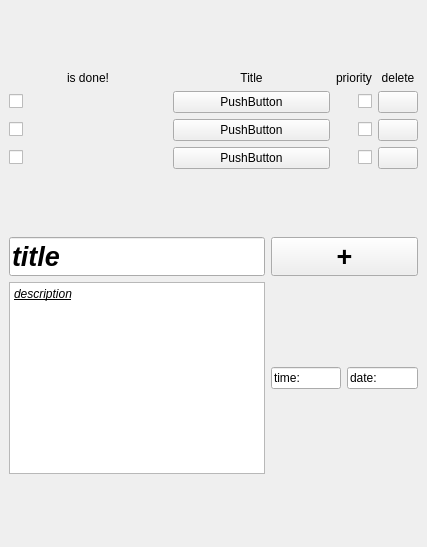
<?xml version="1.0" encoding="UTF-8"?>
<ui version="4.0">
 <class>MainWindow</class>
 <widget class="QMainWindow" name="MainWindow">
  <property name="geometry">
   <rect>
    <x>0</x>
    <y>0</y>
    <width>427</width>
    <height>547</height>
   </rect>
  </property>
  <property name="windowTitle">
   <string>MainWindow</string>
  </property>
  <widget class="QWidget" name="centralwidget">
   <layout class="QVBoxLayout" name="verticalLayout_2">
    <item>
     <layout class="QGridLayout" name="GL_tasks">
      <item row="2" column="1">
       <widget class="QPushButton" name="pushButton_5">
        <property name="text">
         <string>PushButton</string>
        </property>
       </widget>
      </item>
      <item row="3" column="0">
       <widget class="QCheckBox" name="checkBox_3">
        <property name="sizePolicy">
         <sizepolicy hsizetype="Minimum" vsizetype="Maximum">
          <horstretch>0</horstretch>
          <verstretch>0</verstretch>
         </sizepolicy>
        </property>
        <property name="text">
         <string/>
        </property>
       </widget>
      </item>
      <item row="1" column="3">
       <widget class="QPushButton" name="pushButton">
        <property name="sizePolicy">
         <sizepolicy hsizetype="Maximum" vsizetype="Maximum">
          <horstretch>0</horstretch>
          <verstretch>0</verstretch>
         </sizepolicy>
        </property>
        <property name="layoutDirection">
         <enum>Qt::LayoutDirection::RightToLeft</enum>
        </property>
        <property name="text">
         <string/>
        </property>
       </widget>
      </item>
      <item row="3" column="3">
       <widget class="QPushButton" name="pushButton_3">
        <property name="sizePolicy">
         <sizepolicy hsizetype="Maximum" vsizetype="Maximum">
          <horstretch>0</horstretch>
          <verstretch>0</verstretch>
         </sizepolicy>
        </property>
        <property name="layoutDirection">
         <enum>Qt::LayoutDirection::RightToLeft</enum>
        </property>
        <property name="text">
         <string/>
        </property>
       </widget>
      </item>
      <item row="3" column="1">
       <widget class="QPushButton" name="pushButton_6">
        <property name="text">
         <string>PushButton</string>
        </property>
       </widget>
      </item>
      <item row="1" column="1">
       <widget class="QPushButton" name="pushButton_4">
        <property name="text">
         <string>PushButton</string>
        </property>
       </widget>
      </item>
      <item row="2" column="0">
       <widget class="QCheckBox" name="checkBox_2">
        <property name="sizePolicy">
         <sizepolicy hsizetype="Minimum" vsizetype="Maximum">
          <horstretch>0</horstretch>
          <verstretch>0</verstretch>
         </sizepolicy>
        </property>
        <property name="text">
         <string/>
        </property>
       </widget>
      </item>
      <item row="2" column="3">
       <widget class="QPushButton" name="pushButton_2">
        <property name="sizePolicy">
         <sizepolicy hsizetype="Maximum" vsizetype="Maximum">
          <horstretch>0</horstretch>
          <verstretch>0</verstretch>
         </sizepolicy>
        </property>
        <property name="layoutDirection">
         <enum>Qt::LayoutDirection::RightToLeft</enum>
        </property>
        <property name="text">
         <string/>
        </property>
       </widget>
      </item>
      <item row="1" column="0">
       <widget class="QCheckBox" name="checkBox">
        <property name="sizePolicy">
         <sizepolicy hsizetype="Minimum" vsizetype="Maximum">
          <horstretch>0</horstretch>
          <verstretch>0</verstretch>
         </sizepolicy>
        </property>
        <property name="layoutDirection">
         <enum>Qt::LayoutDirection::LeftToRight</enum>
        </property>
        <property name="text">
         <string/>
        </property>
       </widget>
      </item>
      <item row="0" column="0">
       <widget class="QLabel" name="is_done_label">
        <property name="sizePolicy">
         <sizepolicy hsizetype="Minimum" vsizetype="Maximum">
          <horstretch>0</horstretch>
          <verstretch>0</verstretch>
         </sizepolicy>
        </property>
        <property name="layoutDirection">
         <enum>Qt::LayoutDirection::LeftToRight</enum>
        </property>
        <property name="text">
         <string>is done!</string>
        </property>
        <property name="alignment">
         <set>Qt::AlignmentFlag::AlignCenter</set>
        </property>
       </widget>
      </item>
      <item row="0" column="1">
       <widget class="QLabel" name="title_label">
        <property name="sizePolicy">
         <sizepolicy hsizetype="Minimum" vsizetype="Maximum">
          <horstretch>0</horstretch>
          <verstretch>0</verstretch>
         </sizepolicy>
        </property>
        <property name="text">
         <string>Title</string>
        </property>
        <property name="alignment">
         <set>Qt::AlignmentFlag::AlignCenter</set>
        </property>
       </widget>
      </item>
      <item row="0" column="2">
       <widget class="QLabel" name="p_label">
        <property name="sizePolicy">
         <sizepolicy hsizetype="Maximum" vsizetype="Maximum">
          <horstretch>0</horstretch>
          <verstretch>0</verstretch>
         </sizepolicy>
        </property>
        <property name="text">
         <string>priority</string>
        </property>
        <property name="alignment">
         <set>Qt::AlignmentFlag::AlignCenter</set>
        </property>
       </widget>
      </item>
      <item row="0" column="3">
       <widget class="QLabel" name="d_label">
        <property name="sizePolicy">
         <sizepolicy hsizetype="Minimum" vsizetype="Maximum">
          <horstretch>0</horstretch>
          <verstretch>0</verstretch>
         </sizepolicy>
        </property>
        <property name="text">
         <string>delete</string>
        </property>
        <property name="alignment">
         <set>Qt::AlignmentFlag::AlignCenter</set>
        </property>
       </widget>
      </item>
      <item row="1" column="2">
       <widget class="QCheckBox" name="checkBox_4">
        <property name="sizePolicy">
         <sizepolicy hsizetype="Minimum" vsizetype="Maximum">
          <horstretch>0</horstretch>
          <verstretch>0</verstretch>
         </sizepolicy>
        </property>
        <property name="layoutDirection">
         <enum>Qt::LayoutDirection::RightToLeft</enum>
        </property>
        <property name="text">
         <string/>
        </property>
       </widget>
      </item>
      <item row="2" column="2">
       <widget class="QCheckBox" name="checkBox_5">
        <property name="sizePolicy">
         <sizepolicy hsizetype="Minimum" vsizetype="Maximum">
          <horstretch>0</horstretch>
          <verstretch>0</verstretch>
         </sizepolicy>
        </property>
        <property name="layoutDirection">
         <enum>Qt::LayoutDirection::RightToLeft</enum>
        </property>
        <property name="text">
         <string/>
        </property>
       </widget>
      </item>
      <item row="3" column="2">
       <widget class="QCheckBox" name="checkBox_6">
        <property name="sizePolicy">
         <sizepolicy hsizetype="Minimum" vsizetype="Maximum">
          <horstretch>0</horstretch>
          <verstretch>0</verstretch>
         </sizepolicy>
        </property>
        <property name="layoutDirection">
         <enum>Qt::LayoutDirection::RightToLeft</enum>
        </property>
        <property name="text">
         <string/>
        </property>
       </widget>
      </item>
     </layout>
    </item>
    <item>
     <layout class="QGridLayout" name="GL_new_task">
      <item row="0" column="1">
       <widget class="QLineEdit" name="new_title">
        <property name="sizePolicy">
         <sizepolicy hsizetype="Expanding" vsizetype="Maximum">
          <horstretch>0</horstretch>
          <verstretch>0</verstretch>
         </sizepolicy>
        </property>
        <property name="font">
         <font>
          <pointsize>20</pointsize>
          <italic>true</italic>
          <bold>true</bold>
         </font>
        </property>
        <property name="text">
         <string>title</string>
        </property>
       </widget>
      </item>
      <item row="1" column="1">
       <widget class="QTextEdit" name="new_description">
        <property name="sizePolicy">
         <sizepolicy hsizetype="Minimum" vsizetype="Maximum">
          <horstretch>0</horstretch>
          <verstretch>0</verstretch>
         </sizepolicy>
        </property>
        <property name="html">
         <string>&lt;!DOCTYPE HTML PUBLIC &quot;-//W3C//DTD HTML 4.0//EN&quot; &quot;http://www.w3.org/TR/REC-html40/strict.dtd&quot;&gt;
&lt;html&gt;&lt;head&gt;&lt;meta name=&quot;qrichtext&quot; content=&quot;1&quot; /&gt;&lt;meta charset=&quot;utf-8&quot; /&gt;&lt;style type=&quot;text/css&quot;&gt;
p, li { white-space: pre-wrap; }
hr { height: 1px; border-width: 0; }
li.unchecked::marker { content: &quot;\2610&quot;; }
li.checked::marker { content: &quot;\2612&quot;; }
&lt;/style&gt;&lt;/head&gt;&lt;body style=&quot; font-family:'Segoe UI'; font-size:9pt; font-weight:400; font-style:normal;&quot;&gt;
&lt;p style=&quot; margin-top:0px; margin-bottom:0px; margin-left:0px; margin-right:0px; -qt-block-indent:0; text-indent:0px;&quot;&gt;&lt;span style=&quot; font-style:italic; text-decoration: underline;&quot;&gt;description&lt;/span&gt;&lt;/p&gt;&lt;/body&gt;&lt;/html&gt;</string>
        </property>
       </widget>
      </item>
      <item row="1" column="3">
       <widget class="QLineEdit" name="new_time">
        <property name="text">
         <string>time:</string>
        </property>
       </widget>
      </item>
      <item row="1" column="4">
       <widget class="QLineEdit" name="new_date">
        <property name="text">
         <string>date:</string>
        </property>
       </widget>
      </item>
      <item row="0" column="3" colspan="2">
       <widget class="QPushButton" name="add_btn">
        <property name="sizePolicy">
         <sizepolicy hsizetype="Minimum" vsizetype="Minimum">
          <horstretch>0</horstretch>
          <verstretch>0</verstretch>
         </sizepolicy>
        </property>
        <property name="font">
         <font>
          <pointsize>20</pointsize>
          <bold>true</bold>
          <kerning>true</kerning>
         </font>
        </property>
        <property name="layoutDirection">
         <enum>Qt::LayoutDirection::LeftToRight</enum>
        </property>
        <property name="text">
         <string>+</string>
        </property>
       </widget>
      </item>
     </layout>
    </item>
   </layout>
  </widget>
 </widget>
 <resources/>
 <connections/>
</ui>
